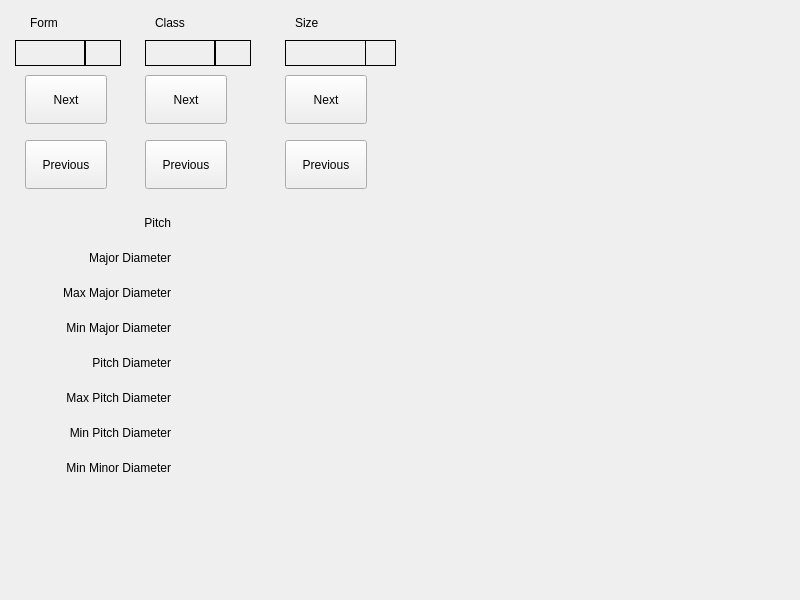
<?xml version="1.0" encoding="UTF-8"?>
<ui version="4.0">
 <class>MainWindow</class>
 <widget class="QMainWindow" name="MainWindow">
  <property name="geometry">
   <rect>
    <x>0</x>
    <y>0</y>
    <width>800</width>
    <height>600</height>
   </rect>
  </property>
  <property name="sizePolicy">
   <sizepolicy hsizetype="Fixed" vsizetype="Fixed">
    <horstretch>0</horstretch>
    <verstretch>0</verstretch>
   </sizepolicy>
  </property>
  <property name="maximumSize">
   <size>
    <width>800</width>
    <height>600</height>
   </size>
  </property>
  <property name="windowTitle">
   <string>MainWindow</string>
  </property>
  <widget class="QWidget" name="centralwidget">
   <widget class="QPushButton" name="formNextBtn">
    <property name="geometry">
     <rect>
      <x>25</x>
      <y>75</y>
      <width>82</width>
      <height>49</height>
     </rect>
    </property>
    <property name="text">
     <string>Next</string>
    </property>
   </widget>
   <widget class="QPushButton" name="formPreviousBtn">
    <property name="geometry">
     <rect>
      <x>25</x>
      <y>140</y>
      <width>82</width>
      <height>49</height>
     </rect>
    </property>
    <property name="text">
     <string>Previous</string>
    </property>
   </widget>
   <widget class="QLabel" name="formLbl">
    <property name="geometry">
     <rect>
      <x>15</x>
      <y>40</y>
      <width>70</width>
      <height>26</height>
     </rect>
    </property>
    <property name="frameShape">
     <enum>QFrame::Box</enum>
    </property>
    <property name="text">
     <string/>
    </property>
   </widget>
   <widget class="QLabel" name="formIndexLbl">
    <property name="geometry">
     <rect>
      <x>85</x>
      <y>40</y>
      <width>36</width>
      <height>26</height>
     </rect>
    </property>
    <property name="frameShape">
     <enum>QFrame::Box</enum>
    </property>
    <property name="text">
     <string/>
    </property>
   </widget>
   <widget class="QLabel" name="sizeIndexLbl">
    <property name="geometry">
     <rect>
      <x>365</x>
      <y>40</y>
      <width>31</width>
      <height>26</height>
     </rect>
    </property>
    <property name="frameShape">
     <enum>QFrame::Box</enum>
    </property>
    <property name="text">
     <string/>
    </property>
   </widget>
   <widget class="QPushButton" name="sizePreviousBtn">
    <property name="geometry">
     <rect>
      <x>285</x>
      <y>140</y>
      <width>82</width>
      <height>49</height>
     </rect>
    </property>
    <property name="text">
     <string>Previous</string>
    </property>
   </widget>
   <widget class="QLabel" name="threadLbl">
    <property name="geometry">
     <rect>
      <x>285</x>
      <y>40</y>
      <width>81</width>
      <height>26</height>
     </rect>
    </property>
    <property name="frameShape">
     <enum>QFrame::Box</enum>
    </property>
    <property name="text">
     <string/>
    </property>
   </widget>
   <widget class="QPushButton" name="sizeNextBtn">
    <property name="geometry">
     <rect>
      <x>285</x>
      <y>75</y>
      <width>82</width>
      <height>49</height>
     </rect>
    </property>
    <property name="text">
     <string>Next</string>
    </property>
   </widget>
   <widget class="QLabel" name="pitchLbl">
    <property name="geometry">
     <rect>
      <x>180</x>
      <y>210</y>
      <width>96</width>
      <height>26</height>
     </rect>
    </property>
    <property name="text">
     <string/>
    </property>
   </widget>
   <widget class="QLabel" name="label">
    <property name="geometry">
     <rect>
      <x>30</x>
      <y>15</y>
      <width>61</width>
      <height>15</height>
     </rect>
    </property>
    <property name="text">
     <string>Form</string>
    </property>
   </widget>
   <widget class="QLabel" name="label_2">
    <property name="geometry">
     <rect>
      <x>155</x>
      <y>15</y>
      <width>61</width>
      <height>15</height>
     </rect>
    </property>
    <property name="text">
     <string>Class</string>
    </property>
   </widget>
   <widget class="QLabel" name="classLbl">
    <property name="geometry">
     <rect>
      <x>145</x>
      <y>40</y>
      <width>70</width>
      <height>26</height>
     </rect>
    </property>
    <property name="frameShape">
     <enum>QFrame::Box</enum>
    </property>
    <property name="text">
     <string/>
    </property>
   </widget>
   <widget class="QLabel" name="classIndexLbl">
    <property name="geometry">
     <rect>
      <x>215</x>
      <y>40</y>
      <width>36</width>
      <height>26</height>
     </rect>
    </property>
    <property name="frameShape">
     <enum>QFrame::Box</enum>
    </property>
    <property name="text">
     <string/>
    </property>
   </widget>
   <widget class="QPushButton" name="classNextBtn">
    <property name="geometry">
     <rect>
      <x>145</x>
      <y>75</y>
      <width>82</width>
      <height>49</height>
     </rect>
    </property>
    <property name="text">
     <string>Next</string>
    </property>
   </widget>
   <widget class="QPushButton" name="classPreviousBtn">
    <property name="geometry">
     <rect>
      <x>145</x>
      <y>140</y>
      <width>82</width>
      <height>49</height>
     </rect>
    </property>
    <property name="text">
     <string>Previous</string>
    </property>
   </widget>
   <widget class="QLabel" name="label_5">
    <property name="geometry">
     <rect>
      <x>295</x>
      <y>15</y>
      <width>61</width>
      <height>15</height>
     </rect>
    </property>
    <property name="text">
     <string>Size</string>
    </property>
   </widget>
   <widget class="QLabel" name="label_3">
    <property name="geometry">
     <rect>
      <x>10</x>
      <y>210</y>
      <width>161</width>
      <height>26</height>
     </rect>
    </property>
    <property name="text">
     <string>Pitch</string>
    </property>
    <property name="alignment">
     <set>Qt::AlignRight|Qt::AlignTrailing|Qt::AlignVCenter</set>
    </property>
   </widget>
   <widget class="QLabel" name="majorDiameterLbl">
    <property name="geometry">
     <rect>
      <x>180</x>
      <y>245</y>
      <width>96</width>
      <height>26</height>
     </rect>
    </property>
    <property name="text">
     <string/>
    </property>
   </widget>
   <widget class="QLabel" name="label_4">
    <property name="geometry">
     <rect>
      <x>10</x>
      <y>245</y>
      <width>161</width>
      <height>26</height>
     </rect>
    </property>
    <property name="text">
     <string>Major Diameter</string>
    </property>
    <property name="alignment">
     <set>Qt::AlignRight|Qt::AlignTrailing|Qt::AlignVCenter</set>
    </property>
   </widget>
   <widget class="QLabel" name="maxMajorDiameterLbl">
    <property name="geometry">
     <rect>
      <x>180</x>
      <y>280</y>
      <width>96</width>
      <height>26</height>
     </rect>
    </property>
    <property name="text">
     <string/>
    </property>
   </widget>
   <widget class="QLabel" name="label_6">
    <property name="geometry">
     <rect>
      <x>10</x>
      <y>280</y>
      <width>161</width>
      <height>26</height>
     </rect>
    </property>
    <property name="text">
     <string>Max Major Diameter</string>
    </property>
    <property name="alignment">
     <set>Qt::AlignRight|Qt::AlignTrailing|Qt::AlignVCenter</set>
    </property>
   </widget>
   <widget class="QLabel" name="minMajorDiameterLbl">
    <property name="geometry">
     <rect>
      <x>180</x>
      <y>315</y>
      <width>96</width>
      <height>26</height>
     </rect>
    </property>
    <property name="text">
     <string/>
    </property>
   </widget>
   <widget class="QLabel" name="label_7">
    <property name="geometry">
     <rect>
      <x>10</x>
      <y>315</y>
      <width>161</width>
      <height>26</height>
     </rect>
    </property>
    <property name="text">
     <string>Min Major Diameter</string>
    </property>
    <property name="alignment">
     <set>Qt::AlignRight|Qt::AlignTrailing|Qt::AlignVCenter</set>
    </property>
   </widget>
   <widget class="QLabel" name="maxPitchDiameterLbl">
    <property name="geometry">
     <rect>
      <x>180</x>
      <y>385</y>
      <width>96</width>
      <height>26</height>
     </rect>
    </property>
    <property name="text">
     <string/>
    </property>
   </widget>
   <widget class="QLabel" name="label_8">
    <property name="geometry">
     <rect>
      <x>10</x>
      <y>420</y>
      <width>161</width>
      <height>26</height>
     </rect>
    </property>
    <property name="text">
     <string>Min Pitch Diameter</string>
    </property>
    <property name="alignment">
     <set>Qt::AlignRight|Qt::AlignTrailing|Qt::AlignVCenter</set>
    </property>
   </widget>
   <widget class="QLabel" name="minPitchDiameterLbl">
    <property name="geometry">
     <rect>
      <x>180</x>
      <y>420</y>
      <width>96</width>
      <height>26</height>
     </rect>
    </property>
    <property name="text">
     <string/>
    </property>
   </widget>
   <widget class="QLabel" name="label_9">
    <property name="geometry">
     <rect>
      <x>10</x>
      <y>385</y>
      <width>161</width>
      <height>26</height>
     </rect>
    </property>
    <property name="text">
     <string>Max Pitch Diameter</string>
    </property>
    <property name="alignment">
     <set>Qt::AlignRight|Qt::AlignTrailing|Qt::AlignVCenter</set>
    </property>
   </widget>
   <widget class="QLabel" name="pitchDiameterLbl">
    <property name="geometry">
     <rect>
      <x>180</x>
      <y>350</y>
      <width>96</width>
      <height>26</height>
     </rect>
    </property>
    <property name="text">
     <string/>
    </property>
   </widget>
   <widget class="QLabel" name="label_10">
    <property name="geometry">
     <rect>
      <x>10</x>
      <y>350</y>
      <width>161</width>
      <height>26</height>
     </rect>
    </property>
    <property name="text">
     <string>Pitch Diameter</string>
    </property>
    <property name="alignment">
     <set>Qt::AlignRight|Qt::AlignTrailing|Qt::AlignVCenter</set>
    </property>
   </widget>
   <widget class="QLabel" name="minMinorDiameterLbl">
    <property name="geometry">
     <rect>
      <x>180</x>
      <y>455</y>
      <width>96</width>
      <height>26</height>
     </rect>
    </property>
    <property name="text">
     <string/>
    </property>
   </widget>
   <widget class="QLabel" name="label_11">
    <property name="geometry">
     <rect>
      <x>10</x>
      <y>455</y>
      <width>161</width>
      <height>26</height>
     </rect>
    </property>
    <property name="text">
     <string>Min Minor Diameter</string>
    </property>
    <property name="alignment">
     <set>Qt::AlignRight|Qt::AlignTrailing|Qt::AlignVCenter</set>
    </property>
   </widget>
  </widget>
  <action name="actionExit">
   <property name="text">
    <string>Exit</string>
   </property>
   <property name="shortcut">
    <string>Ctrl+Q</string>
   </property>
  </action>
  <action name="actionOPEN">
   <property name="text">
    <string>oPEN</string>
   </property>
  </action>
  <action name="actionOpen">
   <property name="text">
    <string>Open</string>
   </property>
   <property name="shortcut">
    <string>Ctrl+O</string>
   </property>
  </action>
  <action name="actionFullscreen">
   <property name="checkable">
    <bool>true</bool>
   </property>
   <property name="text">
    <string>Fullscreen</string>
   </property>
   <property name="shortcut">
    <string>F11</string>
   </property>
  </action>
 </widget>
 <resources/>
 <connections/>
</ui>
